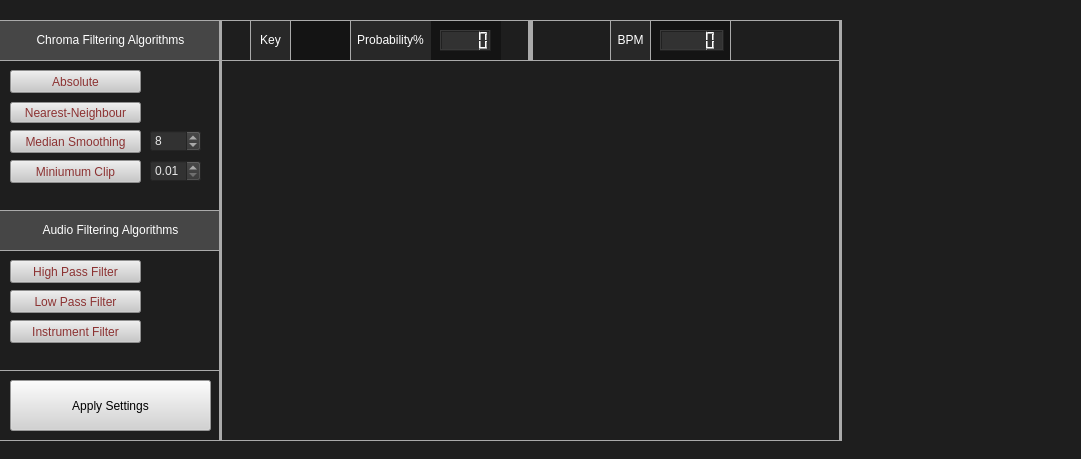
<?xml version="1.0" encoding="UTF-8"?>
<ui version="4.0">
 <class>Form</class>
 <widget class="QWidget" name="Form">
  <property name="geometry">
   <rect>
    <x>0</x>
    <y>0</y>
    <width>1081</width>
    <height>459</height>
   </rect>
  </property>
  <property name="windowTitle">
   <string>Form</string>
  </property>
  <property name="styleSheet">
   <string notr="true">color: rgb(255, 255, 255);
background-color: rgb(30, 30, 30);
</string>
  </property>
  <widget class="QGraphicsView" name="graphicsChroma">
   <property name="geometry">
    <rect>
     <x>230</x>
     <y>70</y>
     <width>601</width>
     <height>361</height>
    </rect>
   </property>
   <property name="styleSheet">
    <string notr="true">QGraphicsView {
border-style: inset;
} 

</string>
   </property>
  </widget>
  <widget class="QPushButton" name="absoluteFilter">
   <property name="geometry">
    <rect>
     <x>10</x>
     <y>70</y>
     <width>131</width>
     <height>23</height>
    </rect>
   </property>
   <property name="styleSheet">
    <string notr="true">QPushButton {
color:rgb(0, 0, 0);
} 

QPushButton {
color: rgb(140, 50, 50);
background:rgb(200, 200, 200);
} 

QPushButton:checked{
color: rgb(20, 180, 70); 
background:rgb(60, 60, 60);
}

QPushButton:disabled{
color: rgb(70, 70, 70);
background-color: rgb(160, 160, 160); 
border-style: None;
}</string>
   </property>
   <property name="text">
    <string>Absolute</string>
   </property>
   <property name="checkable">
    <bool>true</bool>
   </property>
  </widget>
  <widget class="QPushButton" name="mSmoothingFilter">
   <property name="geometry">
    <rect>
     <x>10</x>
     <y>130</y>
     <width>131</width>
     <height>23</height>
    </rect>
   </property>
   <property name="styleSheet">
    <string notr="true">QPushButton {
color:rgb(0, 0, 0);
} 

QPushButton {
color: rgb(140, 50, 50);
background:rgb(200, 200, 200);
} 

QPushButton:checked{
color: rgb(20, 180, 70); 
background:rgb(60, 60, 60);
}

QPushButton:disabled{
color: rgb(70, 70, 70);
background-color: rgb(160, 160, 160); 
border-style: None;
}</string>
   </property>
   <property name="text">
    <string>Median Smoothing</string>
   </property>
   <property name="checkable">
    <bool>true</bool>
   </property>
  </widget>
  <widget class="QPushButton" name="minClipFilter">
   <property name="enabled">
    <bool>true</bool>
   </property>
   <property name="geometry">
    <rect>
     <x>10</x>
     <y>160</y>
     <width>131</width>
     <height>23</height>
    </rect>
   </property>
   <property name="styleSheet">
    <string notr="true">QPushButton {
color:rgb(0, 0, 0);
} 

QPushButton {
color: rgb(140, 50, 50);
background:rgb(200, 200, 200);
} 

QPushButton:checked{
color: rgb(20, 180, 70); 
background:rgb(60, 60, 60);
}

QPushButton:disabled{
color: rgb(70, 70, 70);
background-color: rgb(160, 160, 160); 
border-style: None;
}</string>
   </property>
   <property name="text">
    <string>Miniumum Clip</string>
   </property>
   <property name="checkable">
    <bool>true</bool>
   </property>
   <property name="checked">
    <bool>false</bool>
   </property>
  </widget>
  <widget class="QPushButton" name="nnFilter">
   <property name="geometry">
    <rect>
     <x>10</x>
     <y>102</y>
     <width>131</width>
     <height>21</height>
    </rect>
   </property>
   <property name="styleSheet">
    <string notr="true">QPushButton {
color:rgb(0, 0, 0);
} 

QPushButton {
color: rgb(140, 50, 50);
background:rgb(200, 200, 200);
} 

QPushButton:checked{
color: rgb(20, 180, 70); 
background:rgb(60, 60, 60);
}

QPushButton:disabled{
color: rgb(70, 70, 70);
background-color: rgb(160, 160, 160); 
border-style: None;
}</string>
   </property>
   <property name="text">
    <string>Nearest-Neighbour</string>
   </property>
   <property name="checkable">
    <bool>true</bool>
   </property>
  </widget>
  <widget class="QDoubleSpinBox" name="minClipValue">
   <property name="geometry">
    <rect>
     <x>150</x>
     <y>160</y>
     <width>51</width>
     <height>22</height>
    </rect>
   </property>
   <property name="styleSheet">
    <string notr="true">QDoubleSpinBox {
color: rgb(230, 230, 230); 
background:rgb(50, 50, 50); 
}</string>
   </property>
   <property name="minimum">
    <double>0.010000000000000</double>
   </property>
   <property name="maximum">
    <double>90.000000000000000</double>
   </property>
   <property name="singleStep">
    <double>0.010000000000000</double>
   </property>
  </widget>
  <widget class="QDoubleSpinBox" name="mSmoothingValue">
   <property name="geometry">
    <rect>
     <x>150</x>
     <y>130</y>
     <width>51</width>
     <height>22</height>
    </rect>
   </property>
   <property name="styleSheet">
    <string notr="true">QDoubleSpinBox {
color: rgb(230, 230, 230); 
background:rgb(50, 50, 50); 
}</string>
   </property>
   <property name="decimals">
    <number>0</number>
   </property>
   <property name="minimum">
    <double>1.000000000000000</double>
   </property>
   <property name="maximum">
    <double>100.000000000000000</double>
   </property>
   <property name="singleStep">
    <double>1.000000000000000</double>
   </property>
   <property name="value">
    <double>8.000000000000000</double>
   </property>
  </widget>
  <widget class="QPushButton" name="applySettings">
   <property name="enabled">
    <bool>true</bool>
   </property>
   <property name="geometry">
    <rect>
     <x>10</x>
     <y>380</y>
     <width>201</width>
     <height>51</height>
    </rect>
   </property>
   <property name="styleSheet">
    <string notr="true">QPushButton {
color: rgb(0, 0, 0);
 background:rgb(210, 210, 210);
} 

QPushButton:disabled{
color: rgb(70, 70, 70);
background-color: rgb(160, 160, 160);
border-style: None;
}





</string>
   </property>
   <property name="text">
    <string>Apply Settings</string>
   </property>
   <property name="checkable">
    <bool>false</bool>
   </property>
   <property name="checked">
    <bool>false</bool>
   </property>
  </widget>
  <widget class="Line" name="line">
   <property name="geometry">
    <rect>
     <x>0</x>
     <y>360</y>
     <width>221</width>
     <height>20</height>
    </rect>
   </property>
   <property name="styleSheet">
    <string notr="true">color: rgb(170, 170, 170);
background-color: None;</string>
   </property>
   <property name="frameShadow">
    <enum>QFrame::Plain</enum>
   </property>
   <property name="midLineWidth">
    <number>1</number>
   </property>
   <property name="orientation">
    <enum>Qt::Horizontal</enum>
   </property>
  </widget>
  <widget class="Line" name="line_5">
   <property name="geometry">
    <rect>
     <x>0</x>
     <y>430</y>
     <width>841</width>
     <height>20</height>
    </rect>
   </property>
   <property name="styleSheet">
    <string notr="true">color: rgb(170, 170, 170);
background-color: None;</string>
   </property>
   <property name="frameShadow">
    <enum>QFrame::Plain</enum>
   </property>
   <property name="midLineWidth">
    <number>1</number>
   </property>
   <property name="orientation">
    <enum>Qt::Horizontal</enum>
   </property>
  </widget>
  <widget class="QLabel" name="ChromaAlgorithmsLabel">
   <property name="geometry">
    <rect>
     <x>0</x>
     <y>20</y>
     <width>221</width>
     <height>40</height>
    </rect>
   </property>
   <property name="styleSheet">
    <string notr="true">color: rgb(255, 255, 255);
background-color: rgb(70, 70, 70);
border-color: rgb(160, 160, 160);
</string>
   </property>
   <property name="text">
    <string>Chroma Filtering Algorithms</string>
   </property>
   <property name="scaledContents">
    <bool>false</bool>
   </property>
   <property name="alignment">
    <set>Qt::AlignCenter</set>
   </property>
  </widget>
  <widget class="Line" name="line_6">
   <property name="geometry">
    <rect>
     <x>0</x>
     <y>50</y>
     <width>841</width>
     <height>20</height>
    </rect>
   </property>
   <property name="styleSheet">
    <string notr="true">color: rgb(170, 170, 170);
background-color: None;</string>
   </property>
   <property name="frameShadow">
    <enum>QFrame::Plain</enum>
   </property>
   <property name="midLineWidth">
    <number>1</number>
   </property>
   <property name="orientation">
    <enum>Qt::Horizontal</enum>
   </property>
  </widget>
  <widget class="Line" name="line_7">
   <property name="geometry">
    <rect>
     <x>0</x>
     <y>10</y>
     <width>841</width>
     <height>20</height>
    </rect>
   </property>
   <property name="styleSheet">
    <string notr="true">color: rgb(170, 170, 170);
background-color: None;</string>
   </property>
   <property name="frameShadow">
    <enum>QFrame::Plain</enum>
   </property>
   <property name="midLineWidth">
    <number>1</number>
   </property>
   <property name="orientation">
    <enum>Qt::Horizontal</enum>
   </property>
  </widget>
  <widget class="QLabel" name="keyLabel">
   <property name="geometry">
    <rect>
     <x>250</x>
     <y>20</y>
     <width>41</width>
     <height>40</height>
    </rect>
   </property>
   <property name="styleSheet">
    <string notr="true">color: rgb(255, 255, 255);
background-color: rgb(40, 40, 40);
border-color: rgb(160, 160, 160);
</string>
   </property>
   <property name="text">
    <string>Key</string>
   </property>
   <property name="scaledContents">
    <bool>false</bool>
   </property>
   <property name="alignment">
    <set>Qt::AlignCenter</set>
   </property>
  </widget>
  <widget class="QLabel" name="keyResLabel">
   <property name="geometry">
    <rect>
     <x>290</x>
     <y>20</y>
     <width>61</width>
     <height>40</height>
    </rect>
   </property>
   <property name="styleSheet">
    <string notr="true">color: rgb(255, 255, 255);
background-color: rgb(20, 20, 20);
border-color: rgb(160, 160, 160);
</string>
   </property>
   <property name="text">
    <string/>
   </property>
   <property name="scaledContents">
    <bool>false</bool>
   </property>
   <property name="alignment">
    <set>Qt::AlignCenter</set>
   </property>
  </widget>
  <widget class="Line" name="line_9">
   <property name="geometry">
    <rect>
     <x>520</x>
     <y>20</y>
     <width>20</width>
     <height>41</height>
    </rect>
   </property>
   <property name="styleSheet">
    <string notr="true">color: rgb(170, 170, 170);
background-color: None;</string>
   </property>
   <property name="frameShadow">
    <enum>QFrame::Plain</enum>
   </property>
   <property name="lineWidth">
    <number>5</number>
   </property>
   <property name="midLineWidth">
    <number>5</number>
   </property>
   <property name="orientation">
    <enum>Qt::Vertical</enum>
   </property>
  </widget>
  <widget class="Line" name="line_11">
   <property name="geometry">
    <rect>
     <x>280</x>
     <y>20</y>
     <width>20</width>
     <height>41</height>
    </rect>
   </property>
   <property name="styleSheet">
    <string notr="true">color: rgb(170, 170, 170);
background-color: None;</string>
   </property>
   <property name="frameShadow">
    <enum>QFrame::Plain</enum>
   </property>
   <property name="lineWidth">
    <number>1</number>
   </property>
   <property name="midLineWidth">
    <number>1</number>
   </property>
   <property name="orientation">
    <enum>Qt::Vertical</enum>
   </property>
  </widget>
  <widget class="Line" name="line_15">
   <property name="geometry">
    <rect>
     <x>640</x>
     <y>20</y>
     <width>20</width>
     <height>41</height>
    </rect>
   </property>
   <property name="styleSheet">
    <string notr="true">color: rgb(170, 170, 170);
background-color: None;</string>
   </property>
   <property name="frameShadow">
    <enum>QFrame::Plain</enum>
   </property>
   <property name="lineWidth">
    <number>1</number>
   </property>
   <property name="midLineWidth">
    <number>1</number>
   </property>
   <property name="orientation">
    <enum>Qt::Vertical</enum>
   </property>
  </widget>
  <widget class="Line" name="line_16">
   <property name="geometry">
    <rect>
     <x>720</x>
     <y>20</y>
     <width>20</width>
     <height>41</height>
    </rect>
   </property>
   <property name="styleSheet">
    <string notr="true">color: rgb(170, 170, 170);
background-color: None;</string>
   </property>
   <property name="frameShadow">
    <enum>QFrame::Plain</enum>
   </property>
   <property name="lineWidth">
    <number>1</number>
   </property>
   <property name="midLineWidth">
    <number>1</number>
   </property>
   <property name="orientation">
    <enum>Qt::Vertical</enum>
   </property>
  </widget>
  <widget class="QLabel" name="bpmLabel">
   <property name="geometry">
    <rect>
     <x>610</x>
     <y>20</y>
     <width>41</width>
     <height>40</height>
    </rect>
   </property>
   <property name="styleSheet">
    <string notr="true">color: rgb(255, 255, 255);
background-color: rgb(40, 40, 40);
border-color: rgb(160, 160, 160);
</string>
   </property>
   <property name="text">
    <string>BPM</string>
   </property>
   <property name="scaledContents">
    <bool>false</bool>
   </property>
   <property name="alignment">
    <set>Qt::AlignCenter</set>
   </property>
  </widget>
  <widget class="QLabel" name="bpmBackLabel">
   <property name="geometry">
    <rect>
     <x>650</x>
     <y>20</y>
     <width>81</width>
     <height>40</height>
    </rect>
   </property>
   <property name="styleSheet">
    <string notr="true">color: rgb(255, 255, 255);
background-color: rgb(20, 20, 20);
border-color: rgb(160, 160, 160);
</string>
   </property>
   <property name="text">
    <string/>
   </property>
   <property name="scaledContents">
    <bool>false</bool>
   </property>
   <property name="alignment">
    <set>Qt::AlignCenter</set>
   </property>
  </widget>
  <widget class="QLCDNumber" name="bpmLCD">
   <property name="geometry">
    <rect>
     <x>660</x>
     <y>30</y>
     <width>64</width>
     <height>21</height>
    </rect>
   </property>
   <property name="styleSheet">
    <string notr="true">background-color: rgb(50, 50, 50);</string>
   </property>
  </widget>
  <widget class="Line" name="line_10">
   <property name="geometry">
    <rect>
     <x>210</x>
     <y>20</y>
     <width>20</width>
     <height>421</height>
    </rect>
   </property>
   <property name="styleSheet">
    <string notr="true">color: rgb(170, 170, 170);
background-color: None;</string>
   </property>
   <property name="frameShadow">
    <enum>QFrame::Plain</enum>
   </property>
   <property name="lineWidth">
    <number>3</number>
   </property>
   <property name="midLineWidth">
    <number>3</number>
   </property>
   <property name="orientation">
    <enum>Qt::Vertical</enum>
   </property>
  </widget>
  <widget class="QLabel" name="audioAlgorithmsLabel">
   <property name="geometry">
    <rect>
     <x>0</x>
     <y>210</y>
     <width>221</width>
     <height>40</height>
    </rect>
   </property>
   <property name="styleSheet">
    <string notr="true">color: rgb(255, 255, 255);
background-color: rgb(70, 70, 70);
border-color: rgb(160, 160, 160);
</string>
   </property>
   <property name="text">
    <string>Audio Filtering Algorithms</string>
   </property>
   <property name="scaledContents">
    <bool>false</bool>
   </property>
   <property name="alignment">
    <set>Qt::AlignCenter</set>
   </property>
  </widget>
  <widget class="Line" name="line_8">
   <property name="geometry">
    <rect>
     <x>0</x>
     <y>200</y>
     <width>221</width>
     <height>20</height>
    </rect>
   </property>
   <property name="styleSheet">
    <string notr="true">color: rgb(170, 170, 170);
background-color: None;</string>
   </property>
   <property name="frameShadow">
    <enum>QFrame::Plain</enum>
   </property>
   <property name="midLineWidth">
    <number>1</number>
   </property>
   <property name="orientation">
    <enum>Qt::Horizontal</enum>
   </property>
  </widget>
  <widget class="Line" name="line_12">
   <property name="geometry">
    <rect>
     <x>0</x>
     <y>240</y>
     <width>221</width>
     <height>20</height>
    </rect>
   </property>
   <property name="styleSheet">
    <string notr="true">color: rgb(170, 170, 170);
background-color: None;</string>
   </property>
   <property name="frameShadow">
    <enum>QFrame::Plain</enum>
   </property>
   <property name="midLineWidth">
    <number>1</number>
   </property>
   <property name="orientation">
    <enum>Qt::Horizontal</enum>
   </property>
  </widget>
  <widget class="QPushButton" name="instrumentFilter">
   <property name="enabled">
    <bool>true</bool>
   </property>
   <property name="geometry">
    <rect>
     <x>10</x>
     <y>320</y>
     <width>131</width>
     <height>23</height>
    </rect>
   </property>
   <property name="styleSheet">
    <string notr="true">QPushButton {
color:rgb(0, 0, 0);
} 

QPushButton {
color: rgb(140, 50, 50);
background:rgb(200, 200, 200);
} 

QPushButton:checked{
color: rgb(20, 180, 70); 
background:rgb(60, 60, 60);
}

QPushButton:disabled{
color: rgb(70, 70, 70);
background-color: rgb(160, 160, 160); 
border-style: None;
}</string>
   </property>
   <property name="text">
    <string>Instrument Filter</string>
   </property>
   <property name="checkable">
    <bool>true</bool>
   </property>
   <property name="checked">
    <bool>false</bool>
   </property>
  </widget>
  <widget class="QPushButton" name="lowPassFilter">
   <property name="geometry">
    <rect>
     <x>10</x>
     <y>290</y>
     <width>131</width>
     <height>23</height>
    </rect>
   </property>
   <property name="styleSheet">
    <string notr="true">QPushButton {
color:rgb(0, 0, 0);
} 

QPushButton {
color: rgb(140, 50, 50);
background:rgb(200, 200, 200);
} 

QPushButton:checked{
color: rgb(20, 180, 70); 
background:rgb(60, 60, 60);
}

QPushButton:disabled{
color: rgb(70, 70, 70);
background-color: rgb(160, 160, 160); 
border-style: None;
}</string>
   </property>
   <property name="text">
    <string>Low Pass Filter</string>
   </property>
   <property name="checkable">
    <bool>true</bool>
   </property>
  </widget>
  <widget class="QPushButton" name="highPassFilter">
   <property name="geometry">
    <rect>
     <x>10</x>
     <y>260</y>
     <width>131</width>
     <height>23</height>
    </rect>
   </property>
   <property name="styleSheet">
    <string notr="true">QPushButton {
color:rgb(0, 0, 0);
} 

QPushButton {
color: rgb(140, 50, 50);
background:rgb(200, 200, 200);
} 

QPushButton:checked{
color: rgb(20, 180, 70); 
background:rgb(60, 60, 60);
}

QPushButton:disabled{
color: rgb(70, 70, 70);
background-color: rgb(160, 160, 160); 
border-style: None;
}</string>
   </property>
   <property name="text">
    <string>High Pass Filter</string>
   </property>
   <property name="checkable">
    <bool>true</bool>
   </property>
  </widget>
  <widget class="Line" name="line_13">
   <property name="geometry">
    <rect>
     <x>830</x>
     <y>20</y>
     <width>20</width>
     <height>421</height>
    </rect>
   </property>
   <property name="styleSheet">
    <string notr="true">color: rgb(170, 170, 170);
background-color: None;</string>
   </property>
   <property name="frameShadow">
    <enum>QFrame::Plain</enum>
   </property>
   <property name="lineWidth">
    <number>3</number>
   </property>
   <property name="midLineWidth">
    <number>3</number>
   </property>
   <property name="orientation">
    <enum>Qt::Vertical</enum>
   </property>
  </widget>
  <widget class="Line" name="line_17">
   <property name="geometry">
    <rect>
     <x>240</x>
     <y>20</y>
     <width>20</width>
     <height>41</height>
    </rect>
   </property>
   <property name="styleSheet">
    <string notr="true">color: rgb(170, 170, 170);
background-color: None;</string>
   </property>
   <property name="frameShadow">
    <enum>QFrame::Plain</enum>
   </property>
   <property name="lineWidth">
    <number>1</number>
   </property>
   <property name="midLineWidth">
    <number>1</number>
   </property>
   <property name="orientation">
    <enum>Qt::Vertical</enum>
   </property>
  </widget>
  <widget class="QLabel" name="probabilityLabel">
   <property name="geometry">
    <rect>
     <x>350</x>
     <y>20</y>
     <width>81</width>
     <height>40</height>
    </rect>
   </property>
   <property name="styleSheet">
    <string notr="true">color: rgb(255, 255, 255);
background-color: rgb(40, 40, 40);
border-color: rgb(160, 160, 160);
</string>
   </property>
   <property name="text">
    <string>Probability%</string>
   </property>
   <property name="scaledContents">
    <bool>false</bool>
   </property>
   <property name="alignment">
    <set>Qt::AlignCenter</set>
   </property>
  </widget>
  <widget class="QLCDNumber" name="probabilityLCD">
   <property name="geometry">
    <rect>
     <x>440</x>
     <y>30</y>
     <width>51</width>
     <height>21</height>
    </rect>
   </property>
   <property name="styleSheet">
    <string notr="true">background-color: rgb(50, 50, 50);</string>
   </property>
  </widget>
  <widget class="QLabel" name="bpmBackLabel_2">
   <property name="geometry">
    <rect>
     <x>430</x>
     <y>20</y>
     <width>71</width>
     <height>40</height>
    </rect>
   </property>
   <property name="styleSheet">
    <string notr="true">color: rgb(255, 255, 255);
background-color: rgb(20, 20, 20);
border-color: rgb(160, 160, 160);
</string>
   </property>
   <property name="text">
    <string/>
   </property>
   <property name="scaledContents">
    <bool>false</bool>
   </property>
   <property name="alignment">
    <set>Qt::AlignCenter</set>
   </property>
  </widget>
  <widget class="Line" name="line_18">
   <property name="geometry">
    <rect>
     <x>600</x>
     <y>20</y>
     <width>20</width>
     <height>41</height>
    </rect>
   </property>
   <property name="styleSheet">
    <string notr="true">color: rgb(170, 170, 170);
background-color: None;</string>
   </property>
   <property name="frameShadow">
    <enum>QFrame::Plain</enum>
   </property>
   <property name="lineWidth">
    <number>1</number>
   </property>
   <property name="midLineWidth">
    <number>1</number>
   </property>
   <property name="orientation">
    <enum>Qt::Vertical</enum>
   </property>
  </widget>
  <widget class="Line" name="line_19">
   <property name="geometry">
    <rect>
     <x>340</x>
     <y>20</y>
     <width>20</width>
     <height>41</height>
    </rect>
   </property>
   <property name="styleSheet">
    <string notr="true">color: rgb(170, 170, 170);
background-color: None;</string>
   </property>
   <property name="frameShadow">
    <enum>QFrame::Plain</enum>
   </property>
   <property name="lineWidth">
    <number>1</number>
   </property>
   <property name="midLineWidth">
    <number>1</number>
   </property>
   <property name="orientation">
    <enum>Qt::Vertical</enum>
   </property>
  </widget>
  <zorder>bpmBackLabel_2</zorder>
  <zorder>probabilityLabel</zorder>
  <zorder>audioAlgorithmsLabel</zorder>
  <zorder>keyResLabel</zorder>
  <zorder>keyLabel</zorder>
  <zorder>bpmLabel</zorder>
  <zorder>bpmBackLabel</zorder>
  <zorder>ChromaAlgorithmsLabel</zorder>
  <zorder>graphicsChroma</zorder>
  <zorder>absoluteFilter</zorder>
  <zorder>mSmoothingFilter</zorder>
  <zorder>minClipFilter</zorder>
  <zorder>nnFilter</zorder>
  <zorder>minClipValue</zorder>
  <zorder>mSmoothingValue</zorder>
  <zorder>applySettings</zorder>
  <zorder>line</zorder>
  <zorder>line_5</zorder>
  <zorder>line_6</zorder>
  <zorder>line_7</zorder>
  <zorder>line_9</zorder>
  <zorder>line_11</zorder>
  <zorder>line_15</zorder>
  <zorder>line_16</zorder>
  <zorder>bpmLCD</zorder>
  <zorder>line_10</zorder>
  <zorder>line_8</zorder>
  <zorder>line_12</zorder>
  <zorder>instrumentFilter</zorder>
  <zorder>lowPassFilter</zorder>
  <zorder>highPassFilter</zorder>
  <zorder>line_13</zorder>
  <zorder>line_17</zorder>
  <zorder>probabilityLCD</zorder>
  <zorder>line_18</zorder>
  <zorder>line_19</zorder>
 </widget>
 <resources/>
 <connections/>
</ui>
